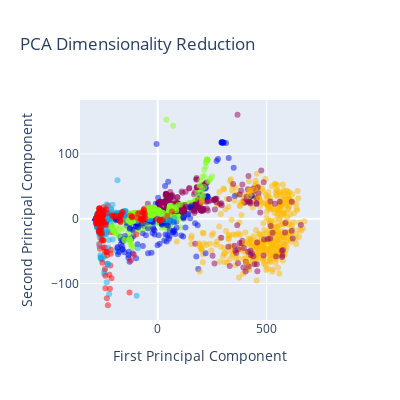

The notebook cell this image was saved under:
### Code cell
labels=list(y_label)
data = [go.Scatter(x=x_pca[:,0], y=x_pca[:,1], mode='markers',
                    marker = dict(color=y_res, colorscale='Rainbow', opacity=0.5),
                                text=[f'defect_code: {a}' for a in labels],
                                hoverinfo='text')]

layout = go.Layout(title = 'PCA Dimensionality Reduction', width = 400, height = 400,
                    xaxis = dict(title='First Principal Component'),
                    yaxis = dict(title='Second Principal Component'))
fig = go.Figure(data=data, layout=layout)
fig.show()

### Figure 1 — Plotly figure (JSON) as saved in the notebook; plotly's stock layout.template omitted (floating-point values rounded to 4 significant figures; data arrays with more than 128 entries replaced by an {"elided": "..."} marker saying what was removed)
{"data": [{"hoverinfo": "text", "marker": {"color": {"elided": "2502 int values"}, "colorscale": [[0, "rgb(150,0,90)"], [0.125, "rgb(0,0,200)"], [0.25, "rgb(0,25,255)"], [0.375, "rgb(0,152,255)"], [0.5, "rgb(44,255,150)"], [0.625, "rgb(151,255,0)"], [0.75, "rgb(255,234,0)"], [0.875, "rgb(255,111,0)"], [1, "rgb(255,0,0)"]], "opacity": 0.5}, "mode": "markers", "text": {"elided": "2502 str values"}, "type": "scatter", "x": {"elided": "2502 float values"}, "y": {"elided": "2502 float values"}}], "layout": {"height": 400, "title": {"text": "PCA Dimensionality Reduction"}, "width": 400, "xaxis": {"title": {"text": "First Principal Component"}}, "yaxis": {"title": {"text": "Second Principal Component"}}}}
